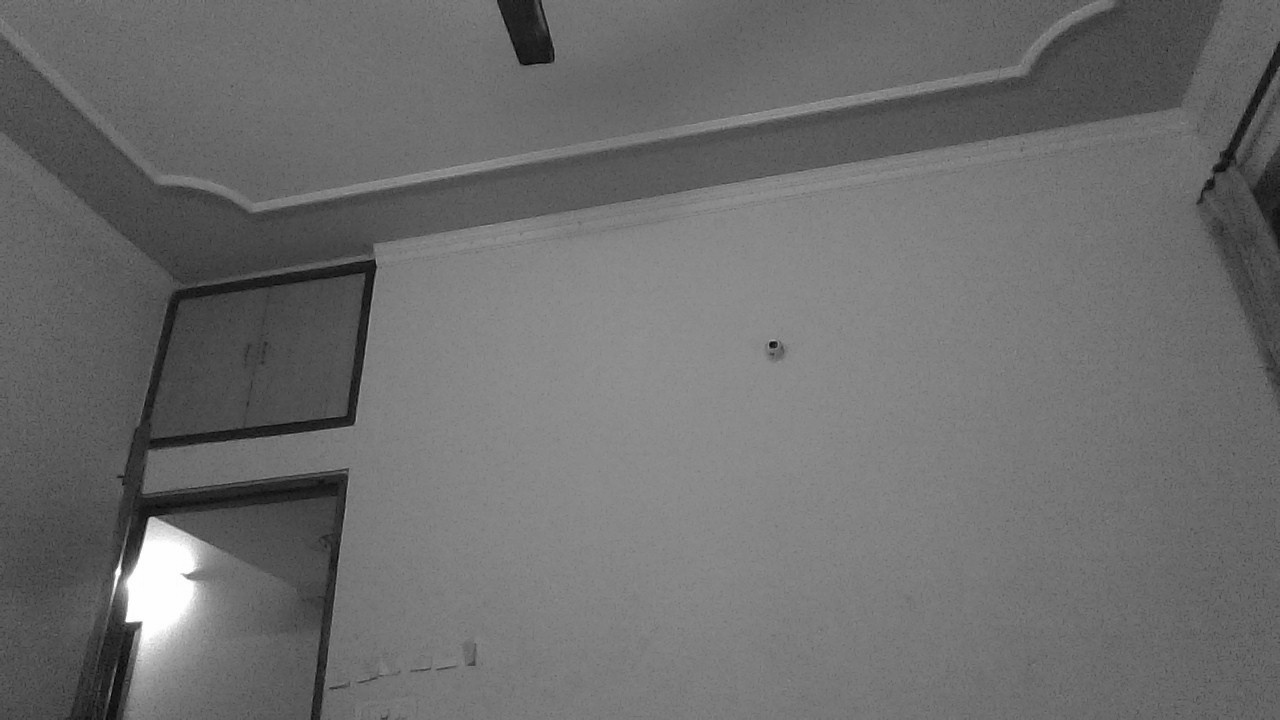
//> input picture DIP/ObjectDetection/test_dup1.jpg, 1280 x 720 px
$ ./Duplicate   (built with g++ and OpenCV 4)
//> lines starting //> are read from the running program, lines starting //| are printed output that depends on the picture; after the words box and inside, x2 and y2 are one past the last pixel; in counts of white or black regions, pixels touching at a corner belong together
#include <opencv2/highgui/highgui.hpp>
#include <iostream>

#include <opencv2/imgproc/imgproc.hpp>
using namespace cv;
using namespace std;
void Filter(Mat,Mat);
int main()
{
  Mat image1 = imread("C:/Users/Manoj/Desktop/AnoopDIP/test_dup1.jpg");
//> image1 is the input picture: 720 rows x 1280 cols, CV_8UC3; min 1, max 255, mean 109.2
  Mat image2 = imread("C:/Users/Manoj/Desktop/AnoopDIP/test2.jpg");
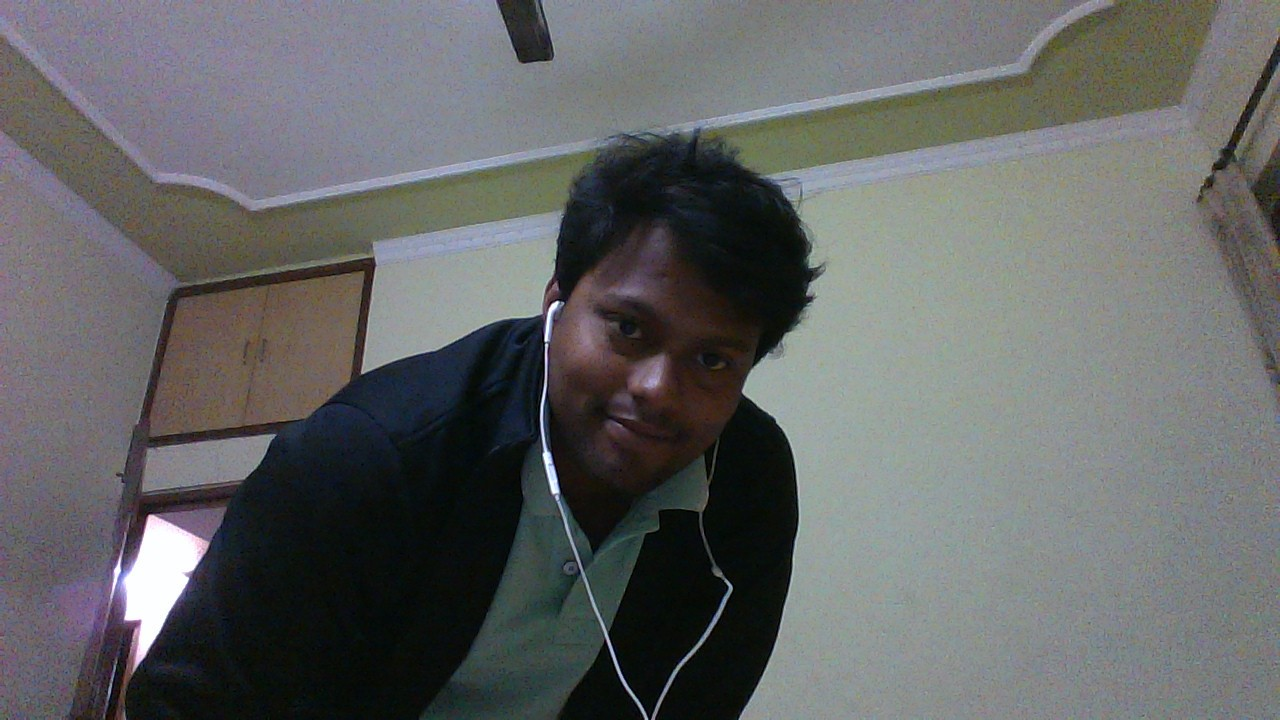
//> input picture DIP/ObjectDetection/test2.jpg, 1280 x 720 px
//> image2 is the input picture: 720 rows x 1280 cols, CV_8UC3; mean B, G, R 101, 100.9, 99.3

  if (image1.empty() || image2.empty()) {
    cout << "Cannot open image!" << endl;
    return 1;
  }
Mat gray_image1;
 cvtColor( image1, gray_image1, CV_BGR2GRAY );
 Mat gray_image2;
 cvtColor( image2, gray_image2, CV_BGR2GRAY );
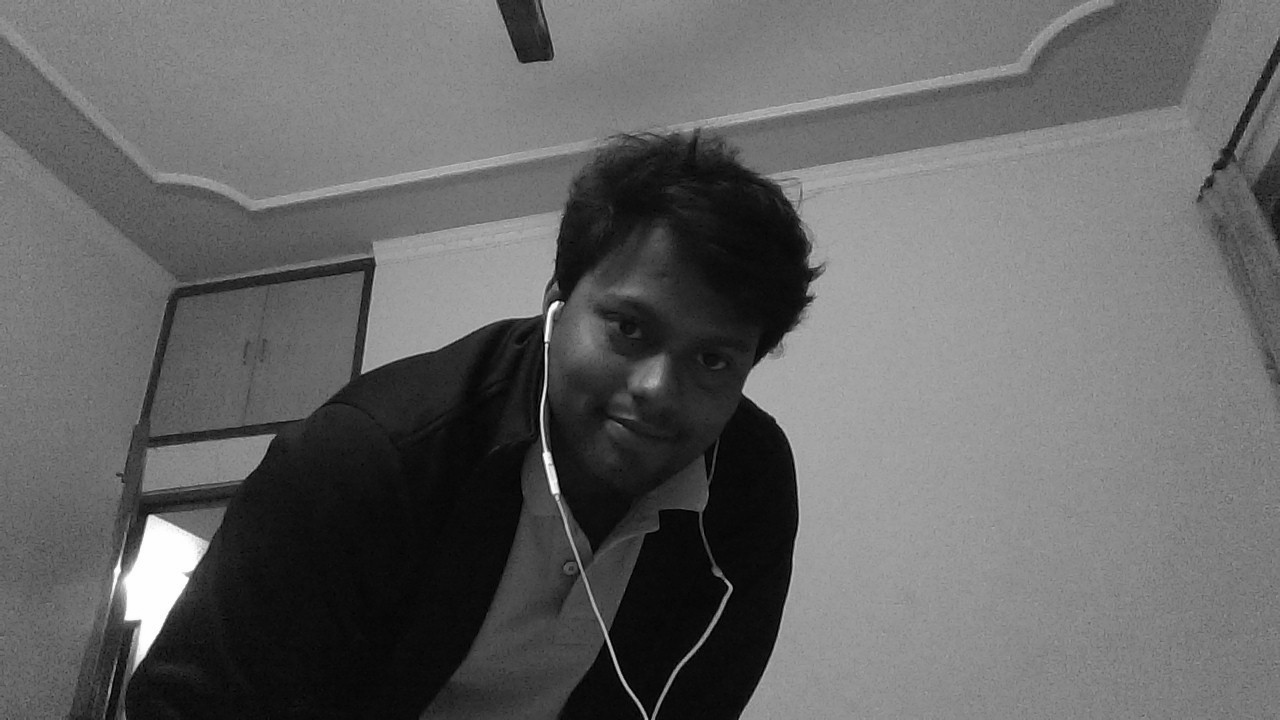
//> gray_image2: 720 rows x 1280 cols, CV_8UC1; min 0, max 255, mean 100.4
 Filter(gray_image1, gray_image2);
  waitKey(0);
}

void Filter(Mat img1, Mat img2){
//namedWindow("Line",WINDOW_AUTOSIZE);
int width=img1.rows;
//> width = 720
int height=img2.cols;
//> height = 1280
Mat imgBW=img1;
for(int i=0;i<width;i++){
    for(int j=0;j<height;j++){
       imgBW.at<uchar>(i,j)=255;
    }
}
//> imgBW: 720 rows x 1280 cols, CV_8UC1; every value is 255
for(int i=0;i<width;i++){
    for(int j=0;j<height;j++){

     if(img1.at<uchar>(i,j)-img2.at<uchar>(i,j)>235)
    imgBW.at<uchar>(i,j)=0;
    }
}
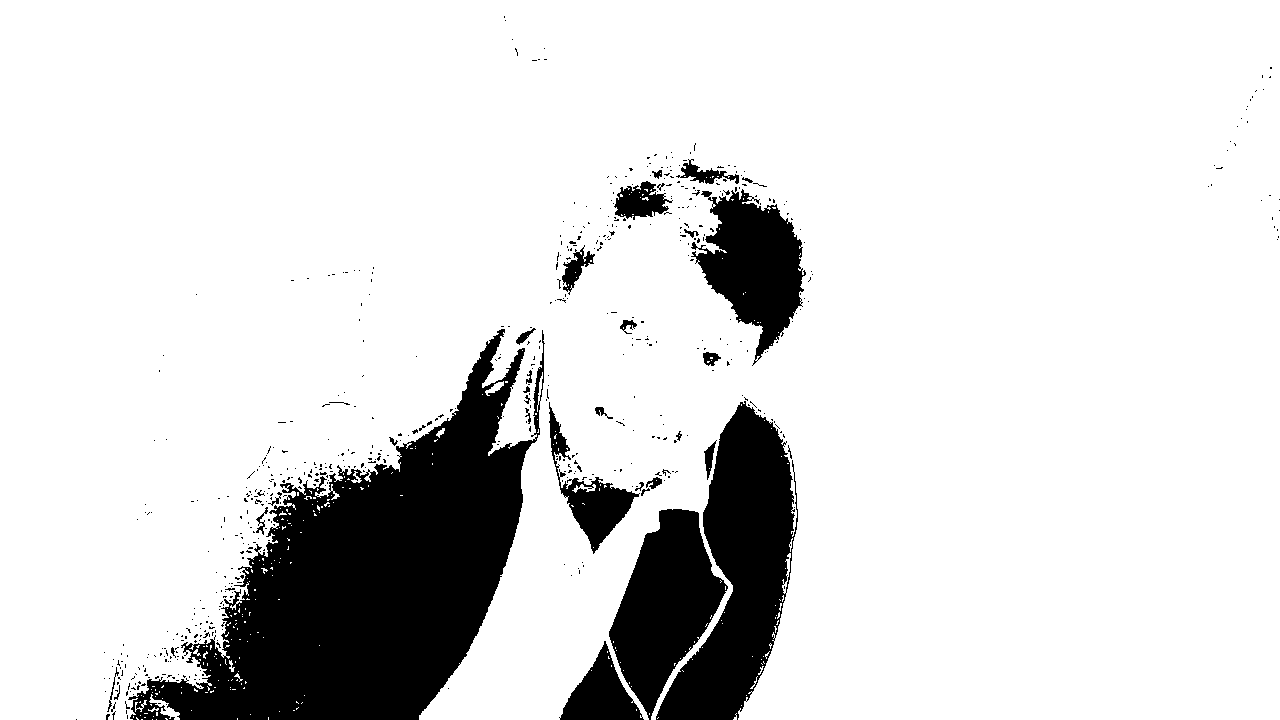
//> imgBW: 720 rows x 1280 cols, CV_8UC1; 86% white; 611 black regions (576 under 20 px), largest, box (x1, y1, x2, y2) and area: (128, 329, 545, 720) 70341, (656, 401, 798, 720) 22292, (609, 509, 728, 720) 13393
imwrite("C:/Users/Manoj/Desktop/AnoopDIP/test_dupbw.jpg",imgBW);

imshow("Line",imgBW);
}
